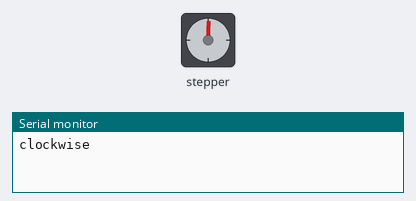
Simulated run of this sketch. Board: ESP8266 (NodeMCU). Shown: stepper motor, the last lines printed to the serial monitor. Stepper angles assume 96 steps per turn.

Above: at 0.05 s.
At 1.0 s:
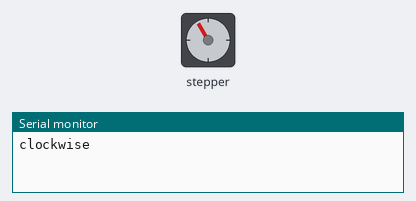
At 1.75 s:
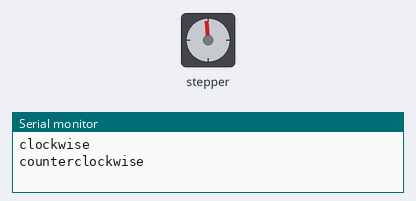
At 2.5 s:
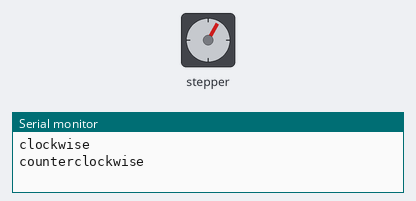
Timing chart, 0 to 6.9 s (numbered marks = the images above):
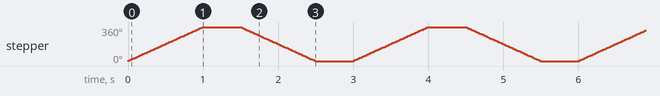

The sketch:

ws04_stepper_oneRev.ino
```cpp
#include <Stepper.h>

const int stepsPerRevolution = 96;


Stepper myStepper(stepsPerRevolution, D1, D2, D3, D4);

void setup() {

  myStepper.setSpeed(60);

  Serial.begin(9600);
}

void loop() {
  // step one revolution  in one direction:
  Serial.println("clockwise");
  myStepper.step(stepsPerRevolution);
  delay(500);

  // step one revolution in the other direction:
  Serial.println("counterclockwise");
  myStepper.step(-stepsPerRevolution);
  delay(500);
 //i++;
 //Serial.println(i);
}
```

Measured:
- by itself, stepper: turns 360° clockwise in 0.99 s, then 360° counter-clockwise in 1.0 s, repeating every 3.0 s
